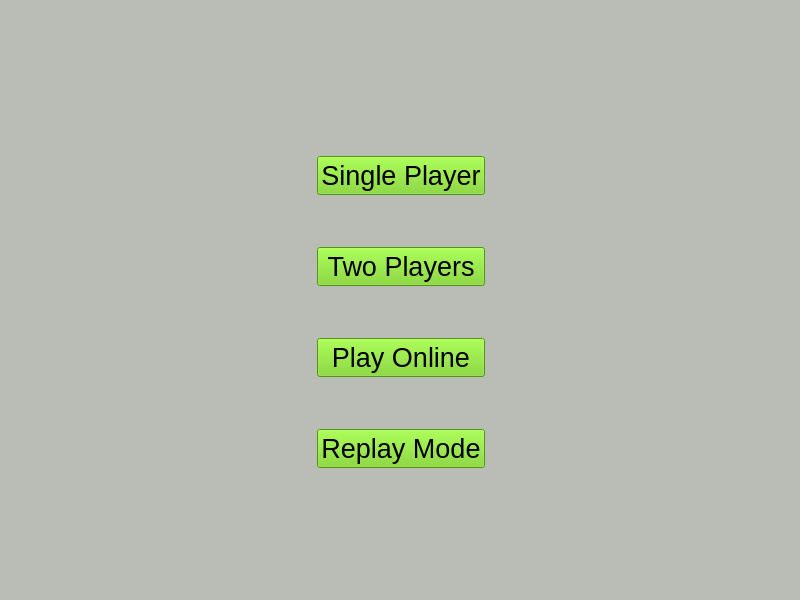
<?xml version="1.0" encoding="UTF-8"?>
<ui version="4.0">
 <class>Welcome</class>
 <widget class="QWidget" name="Welcome">
  <property name="geometry">
   <rect>
    <x>0</x>
    <y>0</y>
    <width>800</width>
    <height>600</height>
   </rect>
  </property>
  <property name="windowTitle">
   <string>GOMOKU</string>
  </property>
  <property name="styleSheet">
   <string notr="true">background-color: rgb(186, 189, 182);</string>
  </property>
  <widget class="QWidget" name="">
   <property name="geometry">
    <rect>
     <x>0</x>
     <y>0</y>
     <width>801</width>
     <height>624</height>
    </rect>
   </property>
   <layout class="QHBoxLayout" name="horizontalLayout">
    <item>
     <spacer name="horizontalSpacer">
      <property name="orientation">
       <enum>Qt::Horizontal</enum>
      </property>
      <property name="sizeType">
       <enum>QSizePolicy::Expanding</enum>
      </property>
      <property name="sizeHint" stdset="0">
       <size>
        <width>40</width>
        <height>20</height>
       </size>
      </property>
     </spacer>
    </item>
    <item>
     <layout class="QVBoxLayout" name="verticalLayout">
      <item>
       <spacer name="verticalSpacer_4">
        <property name="orientation">
         <enum>Qt::Vertical</enum>
        </property>
        <property name="sizeType">
         <enum>QSizePolicy::Fixed</enum>
        </property>
        <property name="sizeHint" stdset="0">
         <size>
          <width>20</width>
          <height>150</height>
         </size>
        </property>
       </spacer>
      </item>
      <item>
       <widget class="QPushButton" name="pBtSinglePlayer">
        <property name="font">
         <font>
          <pointsize>20</pointsize>
         </font>
        </property>
        <property name="styleSheet">
         <string notr="true">background-color: rgb(115, 210, 22);</string>
        </property>
        <property name="text">
         <string>Single Player</string>
        </property>
       </widget>
      </item>
      <item>
       <spacer name="verticalSpacer">
        <property name="orientation">
         <enum>Qt::Vertical</enum>
        </property>
        <property name="sizeType">
         <enum>QSizePolicy::Preferred</enum>
        </property>
        <property name="sizeHint" stdset="0">
         <size>
          <width>20</width>
          <height>40</height>
         </size>
        </property>
       </spacer>
      </item>
      <item>
       <widget class="QPushButton" name="pBtTwoPlayer">
        <property name="font">
         <font>
          <pointsize>20</pointsize>
         </font>
        </property>
        <property name="styleSheet">
         <string notr="true">background-color: rgb(115, 210, 22);</string>
        </property>
        <property name="text">
         <string>Two Players</string>
        </property>
       </widget>
      </item>
      <item>
       <spacer name="verticalSpacer_2">
        <property name="orientation">
         <enum>Qt::Vertical</enum>
        </property>
        <property name="sizeType">
         <enum>QSizePolicy::Preferred</enum>
        </property>
        <property name="sizeHint" stdset="0">
         <size>
          <width>20</width>
          <height>40</height>
         </size>
        </property>
       </spacer>
      </item>
      <item>
       <widget class="QPushButton" name="pBtPlayOnline">
        <property name="font">
         <font>
          <pointsize>20</pointsize>
         </font>
        </property>
        <property name="styleSheet">
         <string notr="true">background-color: rgb(115, 210, 22);</string>
        </property>
        <property name="text">
         <string>Play Online</string>
        </property>
       </widget>
      </item>
      <item>
       <spacer name="verticalSpacer_3">
        <property name="orientation">
         <enum>Qt::Vertical</enum>
        </property>
        <property name="sizeType">
         <enum>QSizePolicy::Preferred</enum>
        </property>
        <property name="sizeHint" stdset="0">
         <size>
          <width>20</width>
          <height>40</height>
         </size>
        </property>
       </spacer>
      </item>
      <item>
       <widget class="QPushButton" name="pBtReplayMode">
        <property name="font">
         <font>
          <pointsize>20</pointsize>
         </font>
        </property>
        <property name="styleSheet">
         <string notr="true">background-color: rgb(115, 210, 22);</string>
        </property>
        <property name="text">
         <string>Replay Mode</string>
        </property>
       </widget>
      </item>
      <item>
       <spacer name="verticalSpacer_5">
        <property name="orientation">
         <enum>Qt::Vertical</enum>
        </property>
        <property name="sizeType">
         <enum>QSizePolicy::Fixed</enum>
        </property>
        <property name="sizeHint" stdset="0">
         <size>
          <width>20</width>
          <height>150</height>
         </size>
        </property>
       </spacer>
      </item>
     </layout>
    </item>
    <item>
     <spacer name="horizontalSpacer_2">
      <property name="orientation">
       <enum>Qt::Horizontal</enum>
      </property>
      <property name="sizeHint" stdset="0">
       <size>
        <width>40</width>
        <height>20</height>
       </size>
      </property>
     </spacer>
    </item>
   </layout>
  </widget>
 </widget>
 <resources/>
 <connections/>
</ui>
